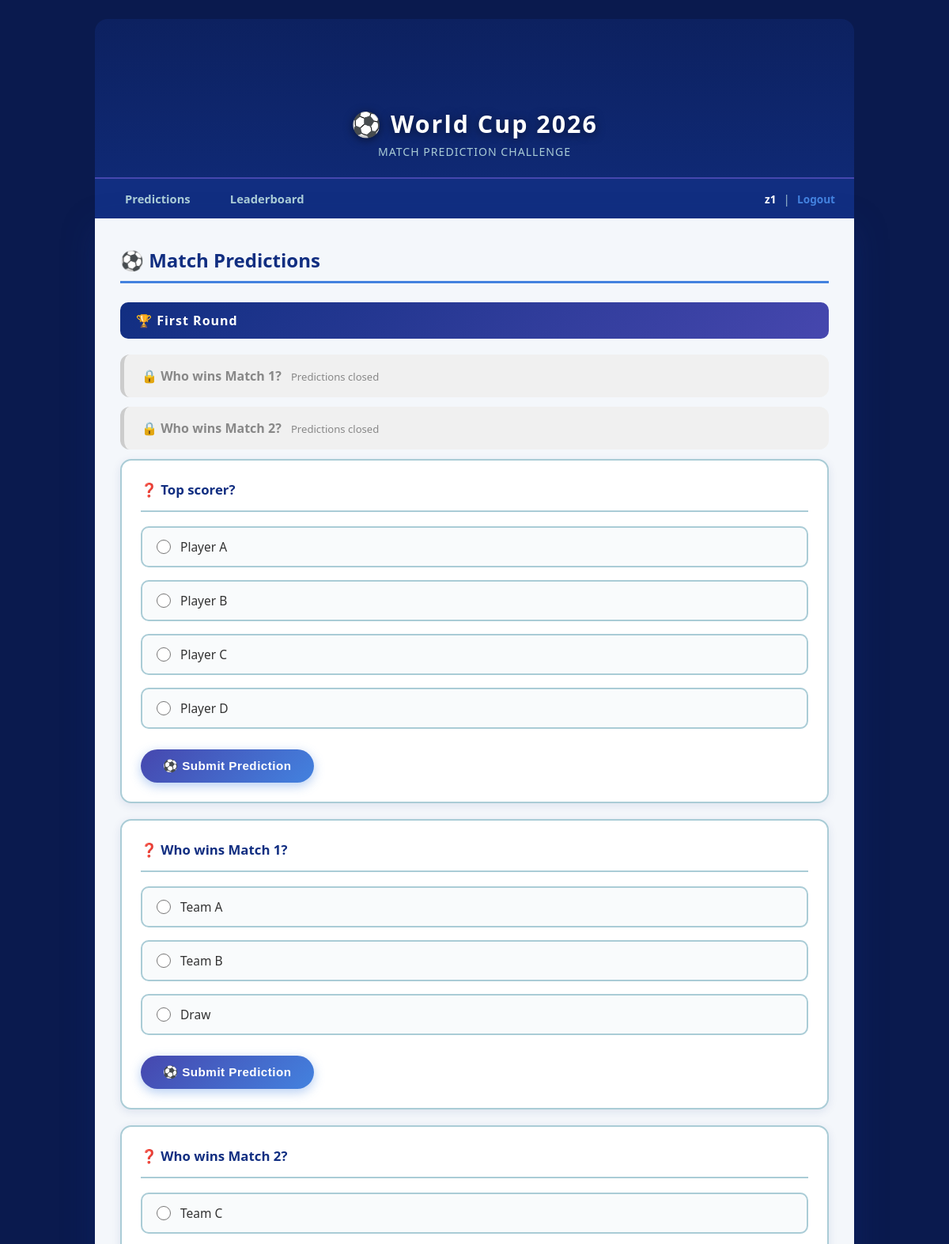
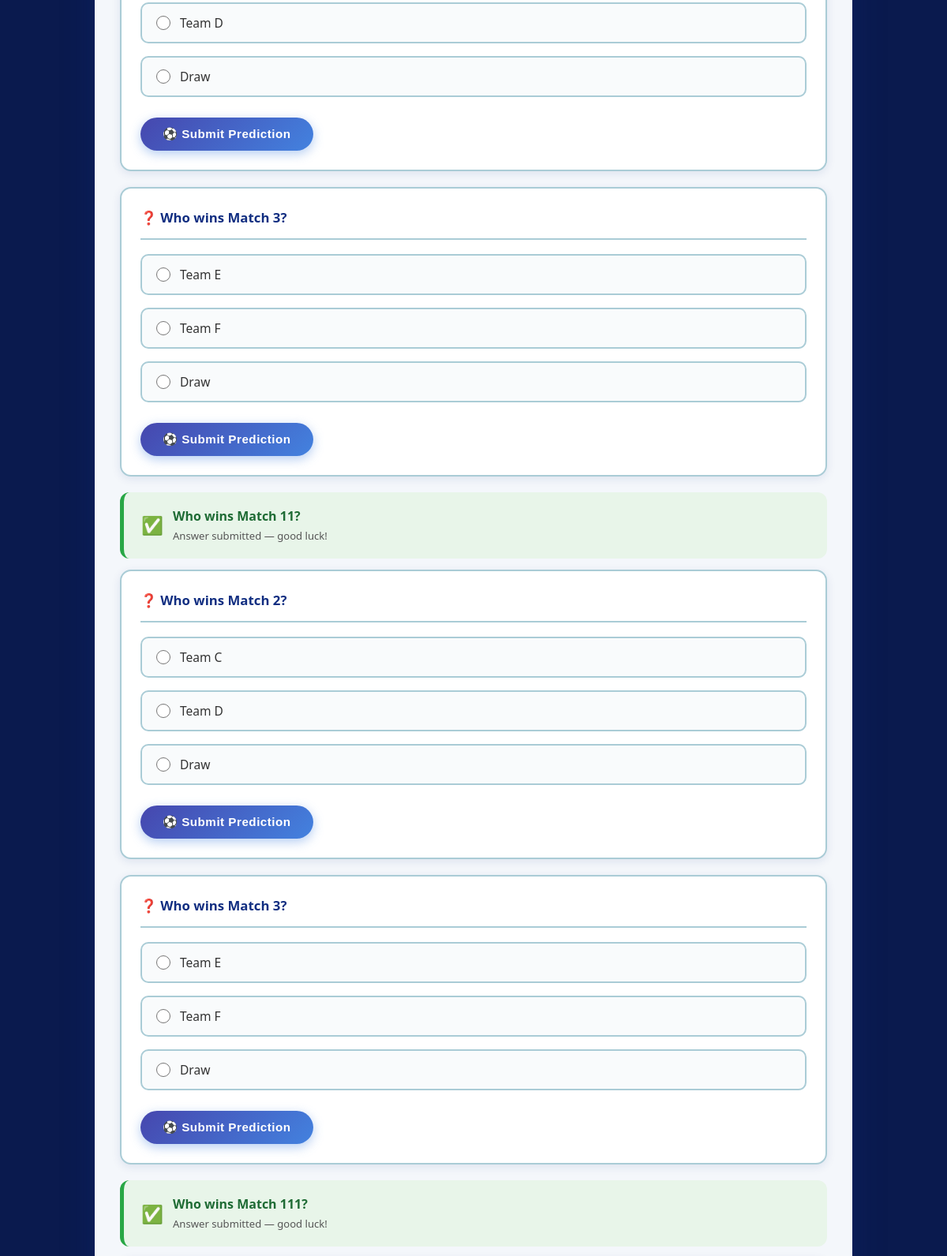
Screenshot of /questions/ (signed in, upper part) with the database file from the repository (2 pictures, top to bottom).
### quiz/models.py (models this page shows, shortened)
class Event(models.Model):
    name = models.CharField(max_length=200)
    created_at = models.DateTimeField(auto_now_add=True)
    is_active = models.BooleanField(default=True)

class Question(models.Model):
    event = models.ForeignKey(Event, on_delete=models.CASCADE, related_name='questions')
    title = models.TextField()
    correct_choice = models.ForeignKey(
        'Choice', null=True, blank=True,
        on_delete=models.SET_NULL, related_name='+'
    )
    is_open = models.BooleanField(default=True)
    is_scored = models.BooleanField(default=False)
    start_time = models.DateTimeField(null=True, blank=True)
    created_at = models.DateTimeField(auto_now_add=True)

class Choice(models.Model):
    question = models.ForeignKey(Question, on_delete=models.CASCADE, related_name='choices')
    text = models.CharField(max_length=255)

### quiz/views.py (the view)
# urls.py: path('questions/', views.question_list, name='question_list'),
@login_required
def question_list(request):
    events = Event.objects.filter(is_active=True).prefetch_related('questions__choices')
    answered_ids = UserAnswer.objects.filter(user=request.user).values_list('question_id', flat=True)
    return render(request, 'quiz/question_list.html', {
        'events': events,
        'answered_ids': set(answered_ids),
    })

### quiz/templates/quiz/question_list.html (shortened to what this page needs)
{% extends 'quiz/base.html' %}
{% block content %}
<h2>⚽ Match Predictions</h2>
{% for event in events %}
<div style="margin-bottom: 36px;">
    <h3 style="
        background: linear-gradient(135deg, #112E81, #4647AE);
        color: white;
        padding: 12px 20px;
        border-radius: 10px;
        margin-bottom: 20px;
        font-size: 1rem;
        letter-spacing: 1px;
    ">
        🏆 {{ event.name }}
    </h3>
    {% for question in event.questions.all %}
        {% if question.is_open %}
            {% if question.id in answered_ids %}
                <div style="
                    background: #e8f5e9;
                    border-radius: 12px;
                    padding: 18px 22px;
                    margin-bottom: 14px;
                    border-left: 5px solid #28a745;
                    display: flex;
                    align-items: center;
                    gap: 12px;
                ">
                    <span style="font-size: 1.4rem;">✅</span>
                    <div>
                        <p style="font-weight: 700; color: #1e6b34;">{{ question.title }}</p>
                        <p style="font-size: 0.82rem; color: #555; margin-top: 2px;">Answer submitted — good luck!</p>
                    </div>
                </div>
            {% else %}
                <div style="
                    background: white;
                    border: 2px solid #AACCD6;
                    border-radius: 14px;
                    padding: 24px;
                    margin-bottom: 20px;
                    box-shadow: 0 3px 12px rgba(17,46,129,0.1);
                    transition: box-shadow 0.2s;
                ">
                    <form method="post" action="/submit/{{ question.id }}/">
                        <p style="
                            font-weight: 700;
                            color: #112E81;
                            font-size: 1.05rem;
                            margin-bottom: 18px;
                            padding-bottom: 12px;
                            border-bottom: 2px solid #AACCD6;
                        ">
                            ❓ {{ question.title }}
                        </p>
                        <div style="display: flex; flex-direction: column; gap: 10px; margin-bottom: 20px;">
                            {% for choice in question.choices.all %}
                            <label style="
                                display: flex;
                                align-items: center;
                                gap: 12px;
                                padding: 13px 18px;
                                border: 2px solid #AACCD6;
                                border-radius: 10px;
                                cursor: pointer;
                                font-weight: 500;
                                color: #333;
                                background: #f9fbfc;
                                transition: all 0.2s;
                            "
                            onmouseover="this.style.borderColor='#4382DF'; this.style.background='#eef4fd'; this.style.color='#112E81';"
                            onmouseout="this.style.borderColor='#AACCD6'; this.style.background='#f9fbfc'; this.style.color='#333';">
                                <input type="radio" name="choice" value="{{ choice.id }}" required
                                       style="width:18px; height:18px; accent-color: #4382DF; flex-shrink:0;">
                                <span style="font-size: 0.97rem;">{{ choice.text }}</span>
                            </label>
                            {% endfor %}
                        </div>
                        <button type="submit" class="btn">⚽ Submit Prediction</button>
                    </form>
                </div>
            {% endif %}
        {% else %}
            <div style="
                background: #f0f0f0;
                border-radius: 12px;
                padding: 16px 22px;
                margin-bottom: 12px;
                color: #888;
                border-left: 5px solid #ccc;
            ">
                🔒 <strong>{{ question.title }}</strong>
                <span style="font-size:0.82rem; margin-left:8px;">Predictions closed</span>
            </div>
        {% endif %}
    {% endfor %}
</div>
{% endfor %}
{% endblock %}

### quiz/templates/quiz/base.html (shortened to what this page needs)
<!DOCTYPE html>
<html>
<head>
</head>
<body>
<div class="app-wrapper">
    <div class="header-banner">
        <div class="overlay">
            <h1>⚽ World Cup 2026</h1>
            <p>MATCH PREDICTION CHALLENGE</p>
        </div>
    </div>
    <nav>
        <div class="nav-links">
            <a href="/questions/">Predictions</a>
            <a href="/leaderboard/">Leaderboard</a>
        </div>
        <div class="nav-user">
            {% if user.is_authenticated %}
                <strong style="color:white;">{{ user.username }}</strong>
                &nbsp;|&nbsp;
                <form method="post" action="/logout/" style="display:inline; margin:0;">
                    <button type="submit" class="logout-btn">Logout</button>
                </form>
            {% else %}
                <a href="/login/">Login</a>
                &nbsp;|&nbsp;
                <a href="/signup/">Sign Up</a>
            {% endif %}
        </div>
    </nav>
    <div class="content">
        {% block content %}{% endblock %}
    </div>
</div>
</body>
</html>

### quiz/templates/quiz/base.html (style rules this page uses)
* { box-sizing: border-box; margin: 0; padding: 0; }
body { font-family: 'Segoe UI', Arial, sans-serif; background: #0a1a4e; min-height: 100vh; display: flex; flex-direction: column; align-items: center; padding: 24px 16px; }
.app-wrapper { width: 100%; max-width: 960px; }
.header-banner { width: 100%; border-radius: 16px 16px 0 0; overflow: hidden; position: relative; height: 200px; }
.header-banner .overlay { position: absolute; inset: 0; background: linear-gradient( to bottom, rgba(17,46,129,0.35) 0%, rgba(17,46,129,0.75) 100% ); display: flex; flex-direction: column; align-items: center; justify-content: flex-end; padding: 20px; }
.header-banner h1 { font-size: 1.9rem; color: white; text-shadow: 0 2px 12px rgba(0,0,0,0.5); letter-spacing: 2px; font-weight: 800; }
.header-banner p { color: #AACCD6; font-size: 0.88rem; margin-top: 4px; letter-spacing: 1px; }
nav { background: #112E81; padding: 14px 24px; display: flex; justify-content: space-between; align-items: center; flex-wrap: wrap; gap: 10px; border-top: 2px solid #4647AE; }
nav .nav-links a { color: #AACCD6; text-decoration: none; font-weight: 600; margin-right: 18px; font-size: 0.92rem; padding: 6px 14px; border-radius: 20px; transition: background 0.2s, color 0.2s; }
nav .nav-user { color: #AACCD6; font-size: 0.85rem; display: flex; align-items: center; gap: 6px; }
.logout-btn { background: none; border: none; color: #4382DF; font-weight: 600; cursor: pointer; font-size: 0.85rem; padding: 0; font-family: inherit; text-decoration: none; }
.content { background: #f4f7fb; border-radius: 0 0 16px 16px; padding: 36px 32px; box-shadow: 0 12px 40px rgba(17,46,129,0.35); }
.btn { background: linear-gradient(135deg, #4647AE, #4382DF); color: white; border: none; padding: 12px 28px; border-radius: 25px; cursor: pointer; font-size: 0.95rem; font-weight: 700; letter-spacing: 0.5px; transition: transform 0.2s, box-shadow 0.2s; box-shadow: 0 4px 14px rgba(67,130,223,0.4); }
label { font-weight: 600; color: #112E81; display: block; margin-bottom: 6px; }
h2 { color: #112E81; margin-bottom: 24px; font-size: 1.5rem; font-weight: 800; border-bottom: 3px solid #4382DF; padding-bottom: 10px; }
h3 { color: #4647AE; margin-bottom: 16px; font-size: 1.1rem; }
p { line-height: 1.6; }

### rows the page displays
Event: name "First Round"
Question: title "Who wins Match 1?"
Question: title "Who wins Match 2?"
Question: title "Top scorer?"
Choice: text "Player A"
Choice: text "Player B"
Choice: text "Player C"
Choice: text "Player D"
Question: title "Who wins Match 1?"
Choice: text "Team A"
Choice: text "Team B"
Choice: text "Draw"
Question: title "Who wins Match 2?"
Choice: text "Team C"
Choice: text "Team D"
Choice: text "Draw"
Question: title "Who wins Match 3?"
Choice: text "Team E"
Choice: text "Team F"
Choice: text "Draw"
Question: title "Who wins Match 11?"
Question: title "Who wins Match 2?"
Choice: text "Team C"
Choice: text "Team D"
Choice: text "Draw"
Question: title "Who wins Match 3?"
Choice: text "Team E"
Choice: text "Team F"
Choice: text "Draw"
Question: title "Who wins Match 111?"

### other values shown
{{ user.username }} "z1"
